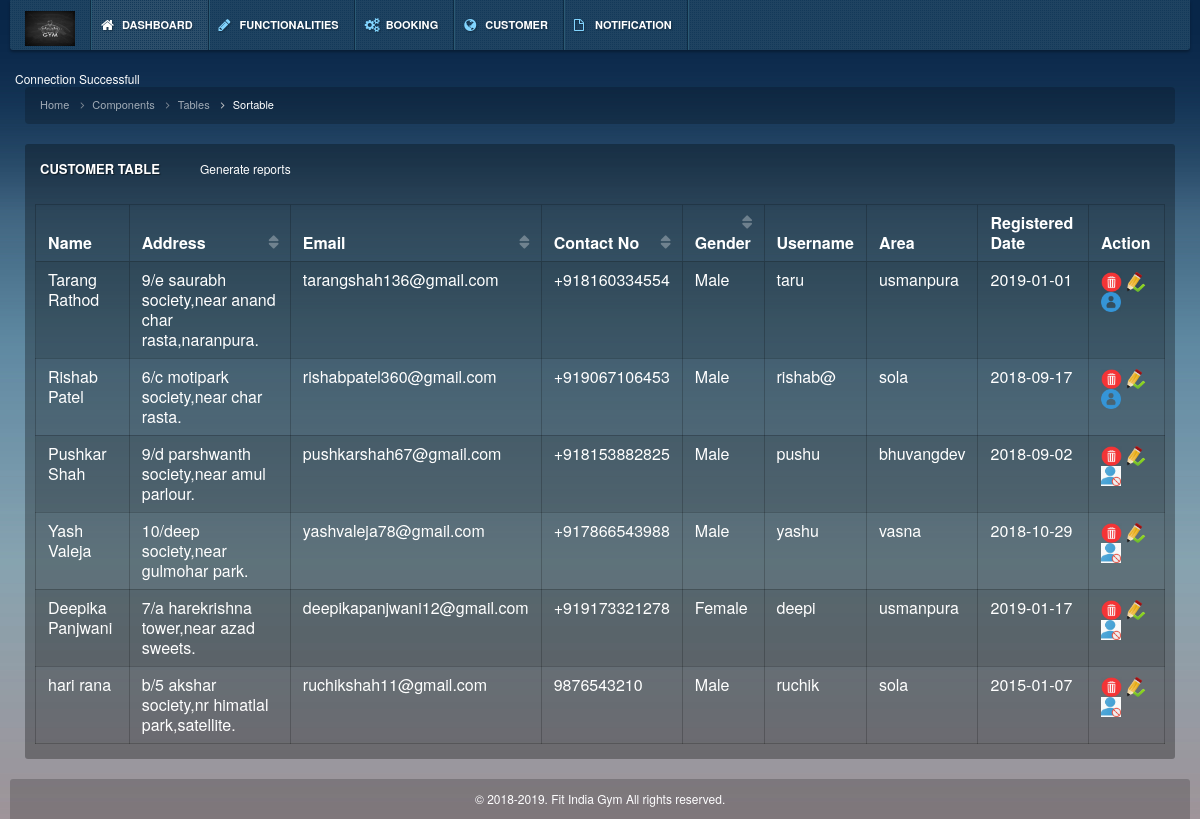
The page /admin/customer_tbl.php on the database its author committed.
### tables this page shows
CREATE TABLE `customer` (
  `C_id` int(11) NOT NULL,
  `F_name` varchar(15) NOT NULL,
  `L_name` varchar(15) NOT NULL,
  `Address` varchar(120) NOT NULL,
  `Email` varchar(30) NOT NULL,
  `Contact_no` varchar(13) NOT NULL,
  `Gender` tinyint(1) NOT NULL,
  `User_name` varchar(20) NOT NULL,
  `Password` varchar(20) NOT NULL,
  `Area_id` int(11) NOT NULL,
  `Create_date` date NOT NULL,
  `is_Admin` int(11) NOT NULL,
  `otp` int(8) NOT NULL,
  `otpused` int(8) NOT NULL,
  `status` int(3) NOT NULL
);

CREATE TABLE `area` (
  `Area_id` int(11) NOT NULL,
  `Area_name` varchar(15) NOT NULL,
  `Area_pincode` int(6) NOT NULL
);

### admin/customer_tbl.php (the view, shortened to what this page needs)
<?php
include("header.php");
?>
<?php
	require_once('../config/connection.php');
		?>
<!DOCTYPE html>
<html lang="en">
<head>
    <link href="css/stylesheets.css" rel="stylesheet" type="text/css">
</head>
<body class="bg-img-num1">
    <div class="container">
        <div class="row">
            <div class="col-md-12">
                <ol class="breadcrumb">
                    <li><a href="#">Home</a></li>
                    <li><a href="#">Components</a></li>
                    <li><a href="#">Tables</a></li>
                    <li class="active">Sortable</li>
                </ol>
            </div>
        </div>
        <div class="row">
            <div class="col-md-12">
                <div class="block">
                    <div class="header">
                        <h2>Customer Table</h2>
						<span> <a href="Reports/gymm.php"> Generate reports </a> </span>
                    </div>
                    <div class="content">
                        <table cellpadding="0" cellspacing="0" width="100%" class="table table-bordered table-striped sortable_default">
                            <thead>
                              <th> Name </th>
							  <th>Address</th>
							  <th>Email</th>
							  <th>Contact No</th>
							  <th>Gender</th>
							  <th>Username</th>
							   <th>Area</th>
							  <th>Registered Date</th>
							  <th>Action</th>
                            </thead>
                            <tbody>
                                		<?php
												$sql="select * from customer c join area a where c.Area_id=a.Area_id";
												$result=mysqli_query($conn,$sql);
												while($row = mysqli_fetch_array($result))
												{
													echo "<tr>";
												echo "<td>" . $row['F_name'] . " " .$row['L_name'] . "</td>";
												echo "<td>" . $row['Address'] . "</td>";
												echo "<td>" . $row['Email'] . "</td>";
												echo "<td>" . $row['Contact_no'] . "</td>";
												echo "<td>" ;
												if($row['Gender']==1)
												{
													echo "Female";
													}else{
														echo "Male";
														};
												echo"</td>";
												echo "<td>" . $row['User_name'] . "</td>";
												echo "<td>" . $row['Area_name']. "</td>";
												echo "<td>" . $row['Create_date'] . "</td>";
												echo "<td> <a href=\"delete_cus.php?id=$row[C_id]\"><img
												src=\"img/delete2.png\"   height='20'/> </a>
												<a href=\"updatetext.php?id=$row[C_id]\"><img
												src=\"img/edit1.png\"   height='20'/> </a>";
												if($row['status']==0)
												{
													echo "<a href=\"block.php?id=$row[C_id]\"><img
												src=\"block.png\"  height='20' title='BLOCK' /> </a>";
												}
												else
												{
													echo "<a href=\"unblock.php?id=$row[C_id]\"><img
												src=\"unblock.png\"  height='20' title='UNBLOCK' /> </a>";
												}
												echo "</td>";
												echo "</tr>";
												}
												?>
                            </tbody>
                        </table>
                    </div>
                </div>
            </div>
        </div>
    </div>
</body>
</html>
<?php
include("footer.php");
?>

### admin/css/stylesheet.css (style rules this page uses)
html { height: 100%; min-height: 100%; }
body { background: url('../img/background/bg_num1.jpg') left top repeat-x #082648; font-family: 'Helvetica Neue', 'Helvetica', Arial, sans-serif; color: #FFF; height: 100%; min-height: 100%; font-size: 12px; }
a { color: #FFF; outline: 0 !important; }
.container { max-width: none !important; width: 100%; }
[class^='col-xs-'], [class^='col-sm-'], [class^='col-md-'], [class^='col-lg-'] { position: relative;min-height: 1px;padding-left: 10px;padding-right: 10px; }
.block .user .info .informer, .block .head h2, .block .header h2, .block .head-panel .hp-info { text-shadow: 1px 1px 1px rgba(0,0,0,0.5); }
.block > div:first-child { -moz-border-top-left-radius: 3px; -webkit-border-top-left-radius: 3px; border-top-left-radius: 3px; -moz-border-top-right-radius: 3px; -webkit-border-top-right-radius: 3px; border-top-right-radius: 3px; }
.block > div:last-child { -moz-border-bottom-left-radius: 3px; -webkit-border-bottom-left-radius: 3px; border-bottom-left-radius: 3px; -moz-border-bottom-right-radius: 3px; -webkit-border-bottom-right-radius: 3px; border-bottom-right-radius: 3px; }
.block { margin-bottom: 20px; float: left; width: 100%; position: relative; }
.block .header, .block .content, .block .footer, .block .toolbar, .block .header.header-default, .block .content.content-default, .block .toolbar.toolbar-default, .block .footer.footer-defaut { background: rgba(0,0,0,0.3); float: left; width: 100%; }
.block .header, .block .footer, .block .toolbar { padding: 10px; }
.block .header { padding: 10px 15px; }
.block .header h2, .block .head h2 { font-size: 13px; color: #FFF; padding: 0px; margin: 0px; display: block; float: left; text-transform: uppercase; font-weight: bold; }
.block .content { padding: 10px; }
.block .footer, .block .header, .block .toolbar, .block .head,.block .header h2, .block .head h2 { line-height: 30px; }
h2 { font-size: 23px; }
h1,h2,h3,h4,h5,h6 { margin-top: 0px; margin-bottom: 10px; }
.table { margin-bottom: 0px; }
.table thead>tr>th,.table thead>tr>th, .table tbody>tr>th, .table tfoot>tr>th, .table thead>tr>td, .table tbody>tr>td, .table tfoot>tr>td, .table-bordered, .table-bordered>thead>tr>th, .table-bordered>tbody>tr>th, .table-bordered>tfoot>tr>th, .table-bordered>thead>tr>td, .table-bordered>tbody>tr>td, .table-bordered>tfoot>tr>td { border-color: rgba(0,0,0,0.2); line-height: 20px; padding-left: 12px; padding-right: 12px; }
.table thead>tr>th { border-bottom: 0px; }
.table-striped>tbody>tr:nth-child(odd) { background: none; }
.table-striped>tbody>tr:nth-child(odd)>td, .table-striped>tbody>tr:nth-child(odd)>th { background: rgba(0,0,0,0.1); }
.breadcrumb { background: rgba(0,0,0,0.2); color: #FFF; padding: 10px 15px; font-size: 11px; }
.breadcrumb > li+li:before { content: "\f105"; font-family: 'FontAwesome'; padding: 0px 8px; }
.breadcrumb > li { color: #FFF; opacity: 0.6; filter: alpha(opacity=60); }
.breadcrumb > li.active { opacity: 1; filter: alpha(opacity=100); color: #FFF; }
.dataTable { float: left; border-bottom: 1px solid #DAE1E8; margin-bottom: 5px; }
.sorting_desc,.sorting_asc,.sorting { position: relative; cursor: pointer; }
.sorting:before,.sorting_desc:before,.sorting_asc:before { float: right; font-family: 'FontAwesome'; opacity: 0.9; filter: alpha(opacity=90); }
.sorting:before { content: "\f0dc"; opacity: 0.3; filter: alpha(opacity=30); }

### admin/css/backgrounds.css (style rules this page uses)
.bg-img-num1 { background: url('../img/background/bg_num1.jpg') left top repeat-x #082648; }

### rows shown on the page
customer: F_name "Tarang", L_name "Rathod", Address "9/e saurabh society,near anand char rasta,naranpura.", Email "tarangshah136@gmail.com", Contact_no "+918160334554", Gender "Male", User_name "taru", Area.Area_name "usmanpura", Create_date "2019-01-01", status 1 (drawn)
customer: F_name "Rishab", L_name "Patel", Address "6/c motipark society,near char rasta.", Email "rishabpatel360@gmail.com", Contact_no "+919067106453", Gender "Male", User_name "rishab@", Area.Area_name "sola", Create_date "2018-09-17", status 1 (drawn)
customer: F_name "Pushkar", L_name "Shah", Address "9/d parshwanth society,near amul parlour.", Email "pushkarshah67@gmail.com", Contact_no "+918153882825", Gender "Male", User_name "pushu", Area.Area_name "bhuvangdev", Create_date "2018-09-02", status 0 (drawn)
customer: F_name "Yash", L_name "Valeja", Address "10/deep society,near gulmohar park.", Email "yashvaleja78@gmail.com", Contact_no "+917866543988", Gender "Male", User_name "yashu", Area.Area_name "vasna", Create_date "2018-10-29", status 0 (drawn)
customer: F_name "Deepika", L_name "Panjwani", Address "7/a harekrishna tower,near azad sweets.", Email "deepikapanjwani12@gmail.com", Contact_no "+919173321278", Gender "Female", User_name "deepi", Area.Area_name "usmanpura", Create_date "2019-01-17", status 0 (drawn)
customer: F_name "hari", L_name "rana", Address "b/5 akshar society,nr himatlal park,satellite.", Email "ruchikshah11@gmail.com", Contact_no "9876543210", Gender "Male", User_name "ruchik", Area.Area_name "sola", Create_date "2015-01-07", status 0 (drawn)
